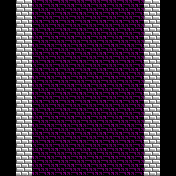

A level layout from a 2D game, rendered from its tile map. Below: a short description, then the map file with its tile-grid data intact:
An orthogonal 11x11 tile map with 16x16 px tiles, 1 tile layer (Map Layer) and 24 objects (24x position).

<map version="1.0" orientation="orthogonal" width="11" height="11" tilewidth="16" tileheight="16" backgroundcolor="#000000">
<tileset firstgid="1" name="dng0.con" tilewidth="16" tileheight="16">
<image source="tiles.png" width="256" height="256" />
</tileset>
<layer name="Map Layer" width="11" height="11">
<data encoding="csv">
0,120,162,162,162,162,162,162,162,120,0,
0,120,162,162,162,162,162,162,162,120,0,
0,120,162,162,162,162,162,162,162,120,0,
0,120,162,162,162,162,162,162,162,120,0,
0,120,162,162,162,162,162,162,162,120,0,
0,120,162,162,162,162,162,162,162,120,0,
0,120,162,162,162,162,162,162,162,120,0,
0,120,162,162,162,162,162,162,162,120,0,
0,120,162,162,162,162,162,162,162,120,0,
0,120,162,162,162,162,162,162,162,120,0,
0,120,162,162,162,162,162,162,162,120,0
</data>
</layer>
<objectgroup name="Monster Positions" width="11" height="11">
<object name="position" type="position" x="48" y="48" width="16" height="16">
<properties>
<property name="index" value="0" />
<property name="startX" value="3" />
<property name="startY" value="3" />
</properties>
</object>
<object name="position" type="position" x="80" y="48" width="16" height="16">
<properties>
<property name="index" value="1" />
<property name="startX" value="5" />
<property name="startY" value="3" />
</properties>
</object>
<object name="position" type="position" x="112" y="48" width="16" height="16">
<properties>
<property name="index" value="2" />
<property name="startX" value="7" />
<property name="startY" value="3" />
</properties>
</object>
<object name="position" type="position" x="32" y="32" width="16" height="16">
<properties>
<property name="index" value="3" />
<property name="startX" value="2" />
<property name="startY" value="2" />
</properties>
</object>
<object name="position" type="position" x="64" y="32" width="16" height="16">
<properties>
<property name="index" value="4" />
<property name="startX" value="4" />
<property name="startY" value="2" />
</properties>
</object>
<object name="position" type="position" x="96" y="32" width="16" height="16">
<properties>
<property name="index" value="5" />
<property name="startX" value="6" />
<property name="startY" value="2" />
</properties>
</object>
<object name="position" type="position" x="128" y="32" width="16" height="16">
<properties>
<property name="index" value="6" />
<property name="startX" value="8" />
<property name="startY" value="2" />
</properties>
</object>
<object name="position" type="position" x="32" y="16" width="16" height="16">
<properties>
<property name="index" value="7" />
<property name="startX" value="2" />
<property name="startY" value="1" />
</properties>
</object>
<object name="position" type="position" x="48" y="16" width="16" height="16">
<properties>
<property name="index" value="8" />
<property name="startX" value="3" />
<property name="startY" value="1" />
</properties>
</object>
<object name="position" type="position" x="80" y="16" width="16" height="16">
<properties>
<property name="index" value="9" />
<property name="startX" value="5" />
<property name="startY" value="1" />
</properties>
</object>
<object name="position" type="position" x="112" y="16" width="16" height="16">
<properties>
<property name="index" value="10" />
<property name="startX" value="7" />
<property name="startY" value="1" />
</properties>
</object>
<object name="position" type="position" x="128" y="16" width="16" height="16">
<properties>
<property name="index" value="11" />
<property name="startX" value="8" />
<property name="startY" value="1" />
</properties>
</object>
<object name="position" type="position" x="32" y="0" width="16" height="16">
<properties>
<property name="index" value="12" />
<property name="startX" value="2" />
<property name="startY" value="0" />
</properties>
</object>
<object name="position" type="position" x="64" y="0" width="16" height="16">
<properties>
<property name="index" value="13" />
<property name="startX" value="4" />
<property name="startY" value="0" />
</properties>
</object>
<object name="position" type="position" x="96" y="0" width="16" height="16">
<properties>
<property name="index" value="14" />
<property name="startX" value="6" />
<property name="startY" value="0" />
</properties>
</object>
<object name="position" type="position" x="128" y="0" width="16" height="16">
<properties>
<property name="index" value="15" />
<property name="startX" value="8" />
<property name="startY" value="0" />
</properties>
</object>
</objectgroup>
<objectgroup name="Player Positions" width="11" height="11">
<object name="position" type="position" x="80" y="112" width="16" height="16">
<properties>
<property name="index" value="0" />
<property name="startX" value="5" />
<property name="startY" value="7" />
</properties>
</object>
<object name="position" type="position" x="64" y="128" width="16" height="16">
<properties>
<property name="index" value="1" />
<property name="startX" value="4" />
<property name="startY" value="8" />
</properties>
</object>
<object name="position" type="position" x="96" y="128" width="16" height="16">
<properties>
<property name="index" value="2" />
<property name="startX" value="6" />
<property name="startY" value="8" />
</properties>
</object>
<object name="position" type="position" x="48" y="144" width="16" height="16">
<properties>
<property name="index" value="3" />
<property name="startX" value="3" />
<property name="startY" value="9" />
</properties>
</object>
<object name="position" type="position" x="80" y="144" width="16" height="16">
<properties>
<property name="index" value="4" />
<property name="startX" value="5" />
<property name="startY" value="9" />
</properties>
</object>
<object name="position" type="position" x="112" y="144" width="16" height="16">
<properties>
<property name="index" value="5" />
<property name="startX" value="7" />
<property name="startY" value="9" />
</properties>
</object>
<object name="position" type="position" x="64" y="160" width="16" height="16">
<properties>
<property name="index" value="6" />
<property name="startX" value="4" />
<property name="startY" value="10" />
</properties>
</object>
<object name="position" type="position" x="96" y="160" width="16" height="16">
<properties>
<property name="index" value="7" />
<property name="startX" value="6" />
<property name="startY" value="10" />
</properties>
</object>
</objectgroup>
</map>
